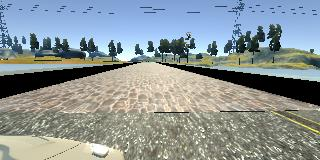
#> input picture right_2026_04_06_14_55_00_555.jpg, 320 x 160 px
$ python -i utils.py   (imports and definitions only)
#> lines starting #> are read from the running program, lines starting #| are printed output that depends on the picture
import random
import cv2
import numpy as np


# [90 lines left out: functions read_image, random_flip, random_brightness, random_zoom, random_pan, random_rotate and 1 more, not called in this run]


def pre_processing(image):
    image = image[60:135, :, :]
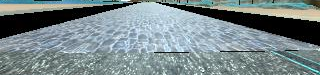
#> image: shape (75, 320, 3); mean of channels 0, 1, 2 139, 136, 121.1; drawn as B, G, R
    image = cv2.cvtColor(image, cv2.COLOR_RGB2YUV)
#> image: shape (75, 320, 3); mean of channels 0, 1, 2 135.2, 121.1, 131.4
    image = cv2.GaussianBlur(image, (3, 3), 0)
#> image: shape (75, 320, 3); mean of channels 0, 1, 2 135.3, 121.1, 131.4
    image = cv2.resize(image, (200, 66))
#> image: shape (66, 200, 3); mean of channels 0, 1, 2 135.1, 121.1, 131.4
    image = image / 255.0
#> image: shape (66, 200, 3) float64; mean of channels 0, 1, 2 0.53, 0.475, 0.515

    return image


# [20 lines left out: function batch_generator, not called in this run]

>>> import cv2
>>> picture = cv2.cvtColor(cv2.imread('right_2026_04_06_14_55_00_555.jpg'), cv2.COLOR_BGR2RGB)
>>> result = pre_processing(picture)

$ run again, on right_2026_04_06_14_55_00_761.jpg
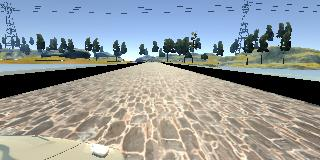
#> input picture right_2026_04_06_14_55_00_761.jpg, 320 x 160 px
#> in pre_processing, `image = image[60:135, :, :]`:
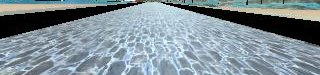
#> image: shape (75, 320, 3); mean of channels 0, 1, 2 151.5, 143.4, 128.1; drawn as B, G, R

$ run again, on right_2026_04_06_14_55_00_866.jpg
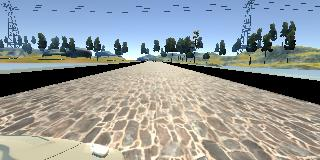
#> input picture right_2026_04_06_14_55_00_866.jpg, 320 x 160 px
#> in pre_processing, `image = image[60:135, :, :]`:
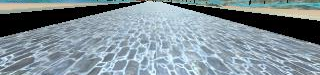
#> image: shape (75, 320, 3); mean of channels 0, 1, 2 152.7, 144.4, 129.3; drawn as B, G, R
